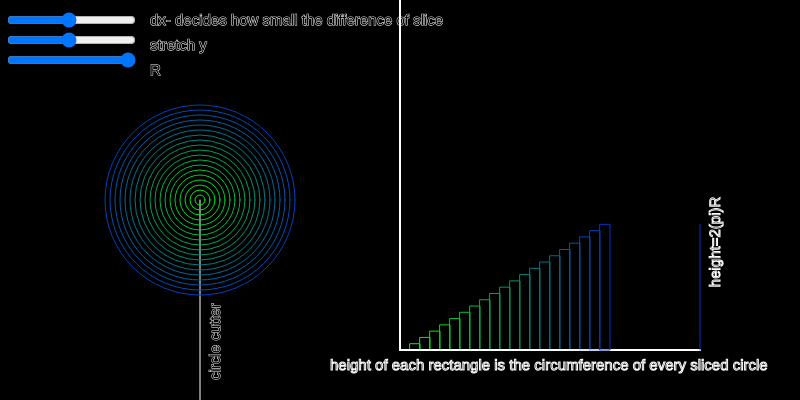
Frame 1 (no input)
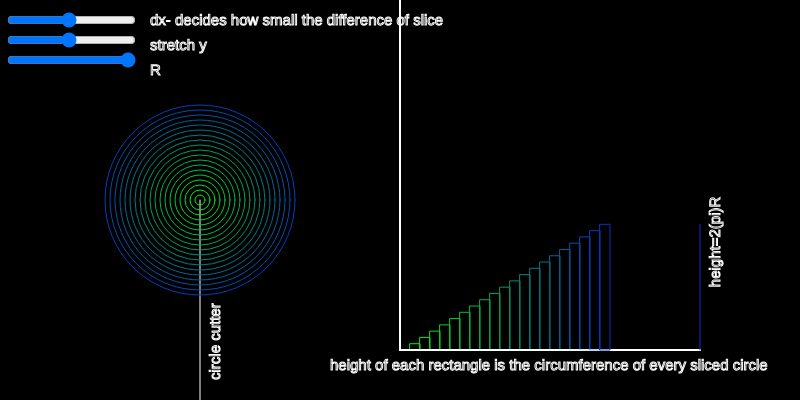
Frame 60 (no input)
Frame 120 (the mouse pressed at the canvas centre since frame 60): identical to frame 60, image omitted

The p5.js sketch that drew these frames (run headless with seeded random() and noise() and a simulated clock; from frame 60 on, the mouse is pressed at the canvas centre):

// p5.js sketch
// ── sketch.js



function setup() {
  createCanvas(800, 400);
  dr = createSlider(1,20,10)
  dr.position(5,10)
  yStretch = createSlider(1,20,10)
  yStretch.position(5,30)
  Radius = createSlider(100,200,200)
  Radius.position(5,50)
}

function draw() {
  background(0);
  
  stroke(255)
  textSize(15)
  text('dx- decides how small the difference of slice',150,25)
  text('stretch y',150,50)
  text('R',150,75)
  
  
  
  //CIRCLE HOLDER
  stroke(255)
  line(200,200,200,height)
  
  push()
  stroke(255)
  textSize(15)
  translate(220,height-20)
  rotate(PI/-2)
  text('circle cutter',0,0)
  pop()
  
  for(let i = dr.value(); i < Radius.value(); i+= dr.value()){
  stroke(0,255-i,i)
  noFill()
  circle(200,200,i)
  }
  
  translate(width/2,height-50)
  for(let i = dr.value() ; i < Radius.value()+1; i+=dr.value()){
    stroke(255)
    line(0,0,300,0)
    line(0,0,0,-400)
    stroke(0,255-i,i)
    rect(i,-2*PI*i*(yStretch.value())/100,dr.value(),2*PI*i*(yStretch.value())/100)
    
  }
  
  push()
    stroke(255)
  textSize(15)
  text('height of each rectangle is the circumference of every sliced circle',-70,20)
  pop()
  
  push()
  line(300,0,300,-Radius.value()*PI*2*yStretch.value()/100)
  
  translate(320,(-Radius.value()*PI*2*yStretch.value()/100)/2)
  rotate(PI/-2)
  stroke(255)
  text('height=2(pi)R',0,0)
  pop()
  

}
